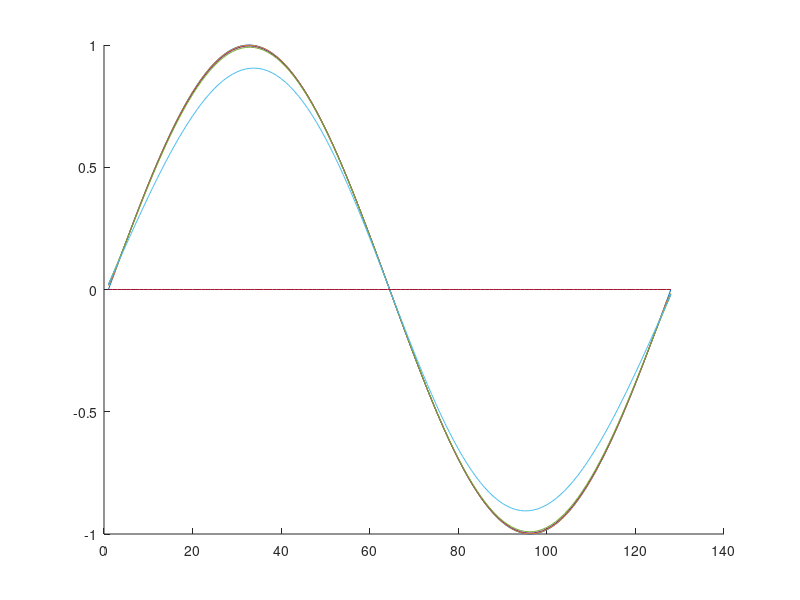
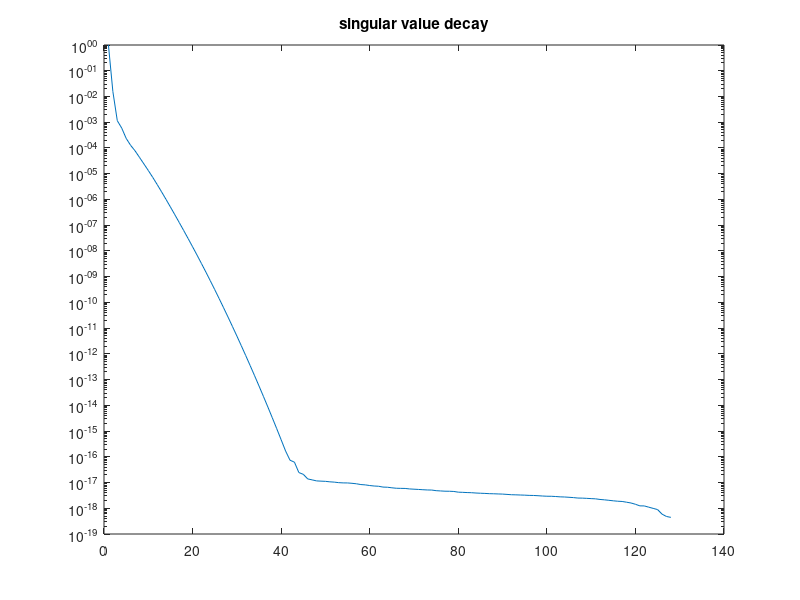
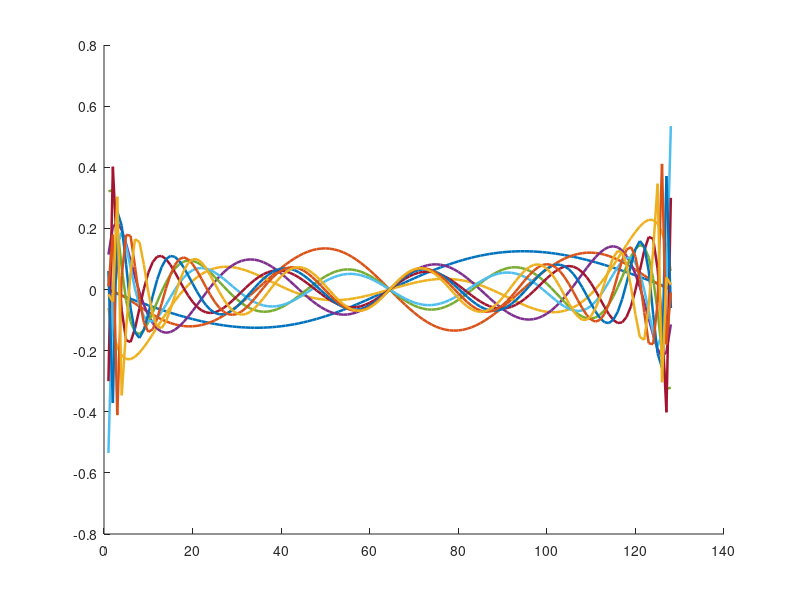

MATLAB code for these plots, in order: (Note: this script raises an error after producing the figures.)
clear all;
close all;

rng(1); % for reproducibility

addpath('source/');

N = 128;

%% Burgers' model based on https://epubs.siam.org/doi/epdf/10.1137/19M1292448

Omega = [-1 1];
xs = linspace(Omega(1),Omega(2),N);
dx = (Omega(2)-Omega(1))/N;

dt = 1e-4;
t_end = 1;
nt = t_end/dt;

is = [1 2];
I = speye(N);

%% skew-symmetric convection operator for Burger's equation as described in
% https://www.sciencedirect.com/science/article/pii/S0021999124002523
index = @(x) mod(x-1,N)+1;
kron_ind = @(i,j) i+(j-1)*N;

C = zeros(N,N^2);
for i = 1:N
    C(i,kron_ind(index(i-1),index(i-1))) = 1; % u_{i-1}^2
    C(i,kron_ind(index(i+1),index(i+1))) = -1; % u_{i+1}^2
    C(i,kron_ind(index(i-1),i)) = 1; % u_i u_{i-1}
    C(i,kron_ind(index(i+1),i)) = -1; % u_i u_{i+1}
end

C = C/(3*dx);

F2 = @(x1,x2) C*kron(x1,x2);

%% negative semi-definite diffusion operator
D = -2*diag(ones(N,1)) + diag(ones(N-1,1),1) + diag(ones(N-1,1),-1);
D(N,1) = 1;
D(1,N) = 1;
D = D/dx^2;
% mu = 0.1; %
mu = 1;

F1 = @(x) mu*D*x;

%% 
F1X = @(X) F1(X(:,1));         % same as F1 but with consistent notation
F2X = @(X) F2(X(:,1),X(:,2));  % enable storing variables in one matrix

Nu = 0; % input signal dimension


f = @(x,u) F1(x) + F2(x,x);


%% generate ROM basis construction data
X_b = zeros(N,nt+1);
U_b = zeros(Nu,nt+1); 
x0 = -sin(pi*xs)' ; % -> make intial condition satisfy periodic BC

t = 0;
x = x0;
u = U_b(:,1);

X_b(:,1) = x0;
% U_b(:,1) = u;

for i=1:nt
    x = x + dt*f(x,u);
    t = t + dt;
    u = U_b(:,i);

    X_b(:,i+1) = x;
    % U_b(:,i+1) = u;
end

%% state plots
figure; hold on
plot(X_b(:,1))
plot(X_b(:,2))
plot(X_b(:,3))
plot(X_b(:,5))
plot(X_b(:,10))
plot(X_b(:,100))
plot(X_b(:,end))

%% construct ROM basis via POD
[V,S,~] = svd(X_b,'econ');
n = 10;
Vn = V(:,1:n);

%% singular value decay
figure
semilogy(diag(S)/S(1,1))
title("singular value decay")

%% plot POD modes
figure; hold on
for i = 1:n
% for i = 1:5
    plot(Vn(:,i),'LineWidth', 1.8)
end
% set(gca, 'Visible', 'off')
% ylim([-.6 .6])

%% construct intrusive operators
tA1 = precompute_rom_operator(F1X,Vn,1);

Jn2 = power2kron(n,2);
tA2 = precompute_rom_operator(F2X,Vn,2)*Jn2;


%% generate rank-sufficient snapshot data
tX0_pure = rank_suff_basis(n,is);
U0_pure = [];
XU = blkdiag(U0_pure,tX0_pure);
tX0 = XU(Nu+1:end,:);
U0 = XU(1:Nu,:);

nf = size(tX0,2);
tX1 = zeros(n,nf);

%% plot initial conditions

figure
hold on
for i = 1:nf
    plot(Vn*tX0(:,i))
end

%%

% compute time step estimate (3.10)
dt1 = dt_estimate(X_b,U_b,Vn(:,1),dt,is);

for i = 1:nf
    tX1(:,i) = Vn'*single_step(Vn*tX0(:,i),U0(:,i),dt1,f);
end

dot_tX = (tX1-tX0)/dt1;

%%
ns = 1:n;
nn = numel(ns);

B_errors = zeros(nn,1);
A1_errors = zeros(nn,1);
A2_errors = zeros(nn,1);

O_errors = zeros(nn,1);
condsD = zeros(nn,1);

n_is__ = n_is(n,is);

h_energy_error = zeros(nn,1);
t_energy_error = zeros(nn,1);

h_symmetry_error = zeros(nn,1);
t_symmetry_error = zeros(nn,1);

h_ROM_state_error = zeros(nn,1);
t_ROM_state_error = zeros(nn,1);

for j = 1:nn
    n_ = ns(j);
    n_is_ = n_is(n_,is);
    nf_ = sum(n_is_)+Nu;

    ks = [1:Nu+n_is_(1), Nu+n_is__(1)+1:Nu+n_is__(1)+n_is_(2)];

    tX0_ = tX0(1:n_,ks);
    dot_tX_ = dot_tX(1:n_,ks);
    U0_ = U0(:,ks);

    [O,A_inds,B_inds,condD] = opinf(dot_tX_,tX0_,U0_,is,true);
    hA1_ = O(:,A_inds(1,1):A_inds(1,2));
    hA2_ = O(:,A_inds(2,1):A_inds(2,2));
    hB_ = O(:,B_inds(1,1):B_inds(1,2));

    % tB_ = tB(1:n_,:);
    tA1_ = tA1(1:n_,1:n_is_(1));
    tA2_ = tA2(1:n_,1:n_is_(2));

    tO_ = [tA1_ tA2_];
    O_errors(j) = norm(O-tO_,"fro")/norm(tO_,"fro");

    condsD(j) = condD;


    %% compute energy-preserving constraint violation
    % eq. (19) in https://arxiv.org/pdf/2401.02889
    Jn_3 = power2kron(n_,3);
    In_2 = kron2power(n_,2);
    h_conv = hA2_*In_2;
    h_energy_error(j) = sum(abs(Jn_3'*h_conv(:)));
    t_conv = tA2_*In_2;
    t_energy_error(j) = sum(abs(Jn_3'*t_conv(:)));

    %% compute symmetry violation
    h_symmetry_error(j) = norm(hA1_ - hA1_')/norm(hA1_);
    t_symmetry_error(j) = norm(tA1_ - tA1_')/norm(tA1_);

    %% plot eigenvalues of diffusion matrix
    figure(316311)
    hold on
    semilogy(n_*ones(n_,1),-eig(tA1_),'bo', "DisplayName","intrusive", "MarkerSize",10)
    semilogy(n_*ones(n_,1),-eig(hA1_),'rx', "DisplayName","exactOpInf", "MarkerSize",10)
    ylabel("negated eigenvalues","Interpreter","latex", "FontSize",15)
    xlabel("ROM dimension","Interpreter","latex", "FontSize",15)
    set(gca, 'YScale', 'log')
    % legend("show")
    ylim([4 2e4])
    grid on
    box on
    legend("intrusive","exactOpInf","Location","northwest","Interpreter","latex", "FontSize",12)

    % computeROMStateError = true
    computeROMStateError = false
    if computeROMStateError
        %% compute avg ROM state error
        Vn_ = Vn(:,1:n_);
        tf = @(tx,u) tA1_*tx + tA2_*uniquepower(tx,2);
        hf = @(hx,u) hA1_*hx + hA2_*uniquepower(hx,2);

        tX_b = zeros(n_,nt+1);
        hX_b = zeros(n_,nt+1);
        % U_b = zeros(Nu,nt+1);
        t = 0;
        tx = Vn_'*x0;
        hx = Vn_'*x0;
        % u = U_b(:,1);

        tX_b(:,1) = tx;
        hX_b(:,1) = hx;
        % U_b(:,1) = u;

        for i=1:nt
            tx = single_step(tx,[],dt,tf);
            hx = single_step(hx,[],dt,hf);

            t = t + dt;
            % u = U_b(:,i);

            tX_b(:,i+1) = tx;
            hX_b(:,i+1) = hx;
            % U_b(:,i+1) = u;
        end

        t_ROM_state_error(j) = norm(Vn_*tX_b - X_b,"fro")/norm(X_b,"fro");
        h_ROM_state_error(j) = norm(Vn_*hX_b - X_b,"fro")/norm(X_b,"fro");
    end
end

savefig("figures/eig_vals.fig")
exportgraphics(gcf,"figures/eig_vals.pdf")

% figure
% hold on
% semilogy(ns,O_errors,'x-', 'LineWidth', 2,'DisplayName',"exactOpInf")
% ylabel("operator error")
% xlabel("ROM dimension")
% set(gca, 'YScale', 'log')
% grid on
% legend("show")


figure
hold on
semilogy(ns,h_energy_error,'x-', 'LineWidth', 2,'DisplayName',"exactOpInf", "MarkerSize",10)
semilogy(ns,t_energy_error,'+:', 'LineWidth', 2,'DisplayName',"intrusive", "MarkerSize",10)
ylabel("energy-preserving constraint violation","Interpreter","latex", "FontSize",15)
xlabel("ROM dimension","Interpreter","latex", "FontSize",15)
set(gca, 'YScale', 'log')
grid on
legend("show","Interpreter","latex", "FontSize",12)
legend("Location","northwest")
box on

savefig("figures/energy_violation.fig")
exportgraphics(gcf,"figures/energy_violation.pdf")

figure
hold on
semilogy(ns,h_symmetry_error,'x-', 'LineWidth', 2,'DisplayName',"exactOpInf", "MarkerSize",10)
semilogy(ns,t_symmetry_error,'+:', 'LineWidth', 2,'DisplayName',"intrusive", "MarkerSize",10)
ylabel("diffusion matrix symmetry violation","Interpreter","latex", "FontSize",15)
xlabel("ROM dimension","Interpreter","latex", "FontSize",15)
set(gca, 'YScale', 'log')
grid on
legend("show","Interpreter","latex", "FontSize",12)
legend("Location","northwest")
ylim([1e-17 1e-15])
box on

savefig("figures/symmetry_violation.fig")
exportgraphics(gcf,"figures/symmetry_violation.pdf")

if computeROMStateError
    figure
    hold on
    semilogy(ns,h_ROM_state_error,'x-', 'LineWidth', 2,'DisplayName',"exactOpInf", "MarkerSize",10)
    semilogy(ns,t_ROM_state_error,'+:', 'LineWidth', 2,'DisplayName',"intrusive", "MarkerSize",10)
    ylabel("relative average ROM state error","Interpreter","latex", "FontSize",15)
    xlabel("ROM dimension","Interpreter","latex", "FontSize",15)
    set(gca, 'YScale', 'log')
    grid on
    legend("show","Interpreter","latex", "FontSize",12)
    legend("Location","northeast")
    % ylim([1e-17 1e-15])
    box on

    savefig("figures/rom_state_error_burgers.fig")
    exportgraphics(gcf,"figures/rom_state_error_burgers.pdf")
end


%% visualize singular values
% figure; semilogy(diag(S),'o-')
% hold on

save("data/data_burgers","O_errors","condsD");


%% FOM solver running for one time step
function x_1 = single_step(x_0,u_0,dt,f)
    x_1 = x_0 + dt*f(x_0,u_0);
end
